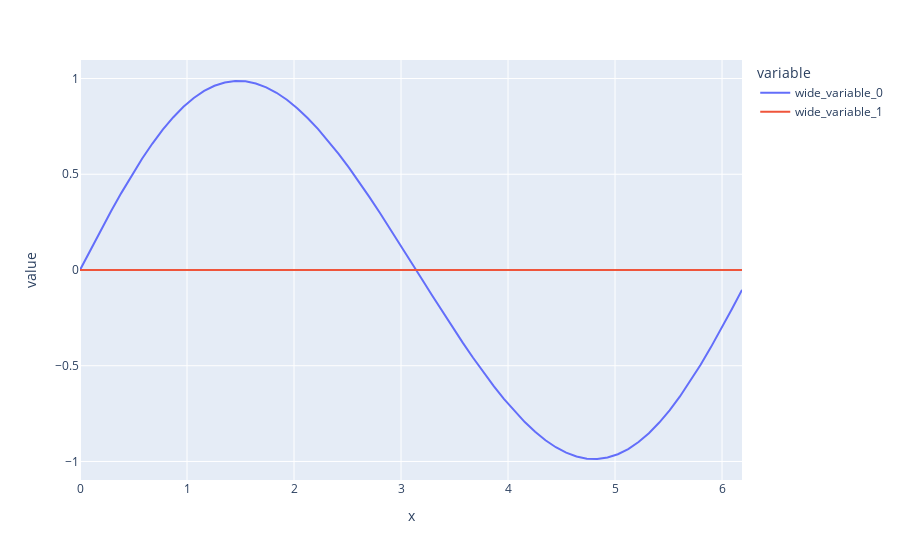

Notebook code cell kept with this figure:
### Code cell
# plotting the initial condition X0_sin in space

X0_sin_space = iDFT @ (X0_sin)
print('mean of X0 :',np.mean(X0_sin))
px.line(x=xspan,y=[np.real(X0_sin_space),np.imag(X0_sin_space)])
